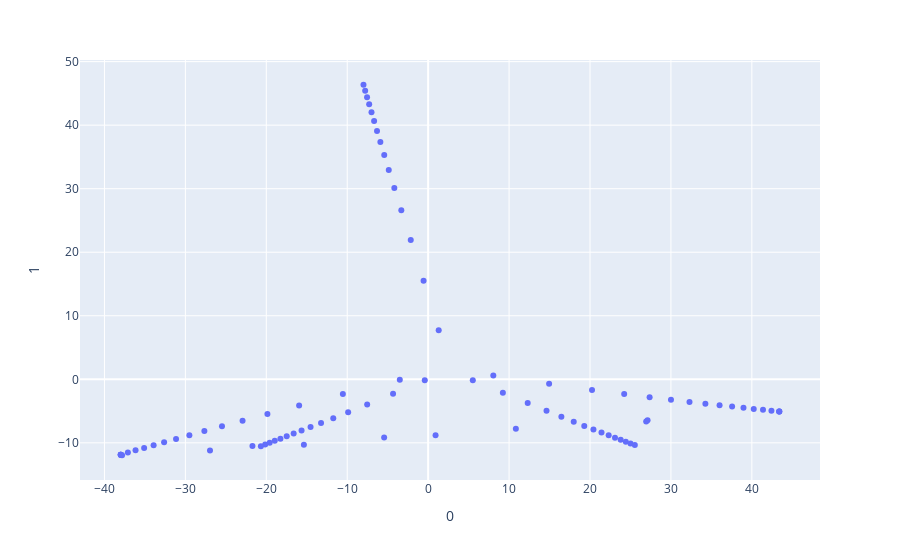

The notebook cell saved with this chart:
### Code cell
ilknoktalar34 = ilkdogrunoktalari34.copy()

for i in range(7):
    ilknoktalar34[i][0] = ilknoktalar34[i][0].flatten()
    ilknoktalar34[i][1] = ilknoktalar34[i][1].flatten()
    ilknoktalar34[i][2] = ilknoktalar34[i][2].flatten()
    ilknoktalar34[i][3] = ilknoktalar34[i][3].flatten()

Xaralist34= []
for i in range(7):
    Xaralist34.append(np.hstack((ilknoktalar34[i][0],ilknoktalar34[i][1],ilknoktalar34[i][2],ilknoktalar34[i][3])))



sonnoktalar34 = tümNoktalarim.copy()

for i in range(7):
    sonnoktalar34[i][0] = sonnoktalar34[i][0].flatten()
    sonnoktalar34[i][1] = sonnoktalar34[i][1].flatten()
    sonnoktalar34[i][2] = sonnoktalar34[i][2].flatten()
    sonnoktalar34[i][3] = sonnoktalar34[i][3].flatten()

Xsonaralist34= []
for i in range(7):
    Xsonaralist34.append(np.hstack((sonnoktalar34[i][0],sonnoktalar34[i][1],sonnoktalar34[i][2],sonnoktalar34[i][3])))




Xaralist34 = np.array(Xaralist34)
Xsonaralist34 = np.array(Xsonaralist34)
alldizi = np.vstack((Xlist,Xaralist34,Xsonaralist34))

X = alldizi

pca = PCA(n_components=2)
components = pca.fit_transform(X)

fig = px.scatter(components, x=0, y=1)
fig.show()

### Figure 1 — Plotly figure (JSON) as saved in the notebook; plotly's stock layout.template omitted (floating-point values rounded to 4 significant figures)
{"data": [{"hovertemplate": "0=%{x}<br>1=%{y}<extra></extra>", "legendgroup": "", "marker": {"color": "#636efa", "symbol": "circle"}, "mode": "markers", "name": "", "orientation": "v", "showlegend": false, "type": "scatter", "x": [1.304, -0.564, -2.149, -3.314, -4.179, -4.867, -5.426, -5.903, -6.318, -6.679, -7.0, -7.287, -7.548, -7.781, -7.991, -0.4168, -4.337, -7.534, -9.885, -11.72, -13.23, -14.53, -15.64, -16.62, -17.48, -18.26, -18.95, -19.58, -20.14, -20.67, 8.053, 14.95, 20.25, 24.22, 27.37, 30.01, 32.3, 34.26, 36.01, 37.56, 38.97, 40.23, 41.38, 42.42, 43.39, -3.502, -10.54, -15.94, -19.86, -22.93, -25.48, -27.65, -29.5, -31.15, -32.63, -33.92, -35.09, -36.16, -37.11, -37.98, 5.518, 9.234, 12.3, 14.63, 16.46, 17.99, 19.29, 20.42, 21.42, 22.31, 23.09, 23.79, 24.43, 25.01, 25.54, 43.39, 27.11, 10.84, -5.436, -21.71, -37.98, -37.98, 43.39, 26.94, 0.9163, -15.35, -26.96, -37.82, -37.98], "xaxis": "x", "y": [7.707, 15.5, 21.93, 26.6, 30.1, 32.95, 35.31, 37.33, 39.1, 40.65, 42.03, 43.27, 44.41, 45.44, 46.36, -0.1512, -2.282, -3.974, -5.183, -6.114, -6.869, -7.51, -8.059, -8.538, -8.962, -9.343, -9.684, -9.993, -10.27, -10.52, 0.6152, -0.7086, -1.671, -2.331, -2.827, -3.228, -3.559, -3.838, -4.084, -4.295, -4.486, -4.657, -4.808, -4.945, -5.07, -0.07443, -2.305, -4.125, -5.461, -6.515, -7.392, -8.148, -8.797, -9.379, -9.905, -10.37, -10.79, -11.18, -11.53, -11.86, -0.1332, -2.132, -3.744, -4.958, -5.904, -6.678, -7.334, -7.896, -8.387, -8.82, -9.197, -9.533, -9.836, -10.11, -10.36, -5.07, -6.428, -7.785, -9.143, -10.5, -11.86, -11.86, -5.07, -6.623, -8.825, -10.29, -11.21, -11.95, -11.86], "yaxis": "y"}], "layout": {"legend": {"tracegroupgap": 0}, "margin": {"t": 60}, "xaxis": {"anchor": "y", "domain": [0, 1], "title": {"text": "0"}}, "yaxis": {"anchor": "x", "domain": [0, 1], "title": {"text": "1"}}}}
